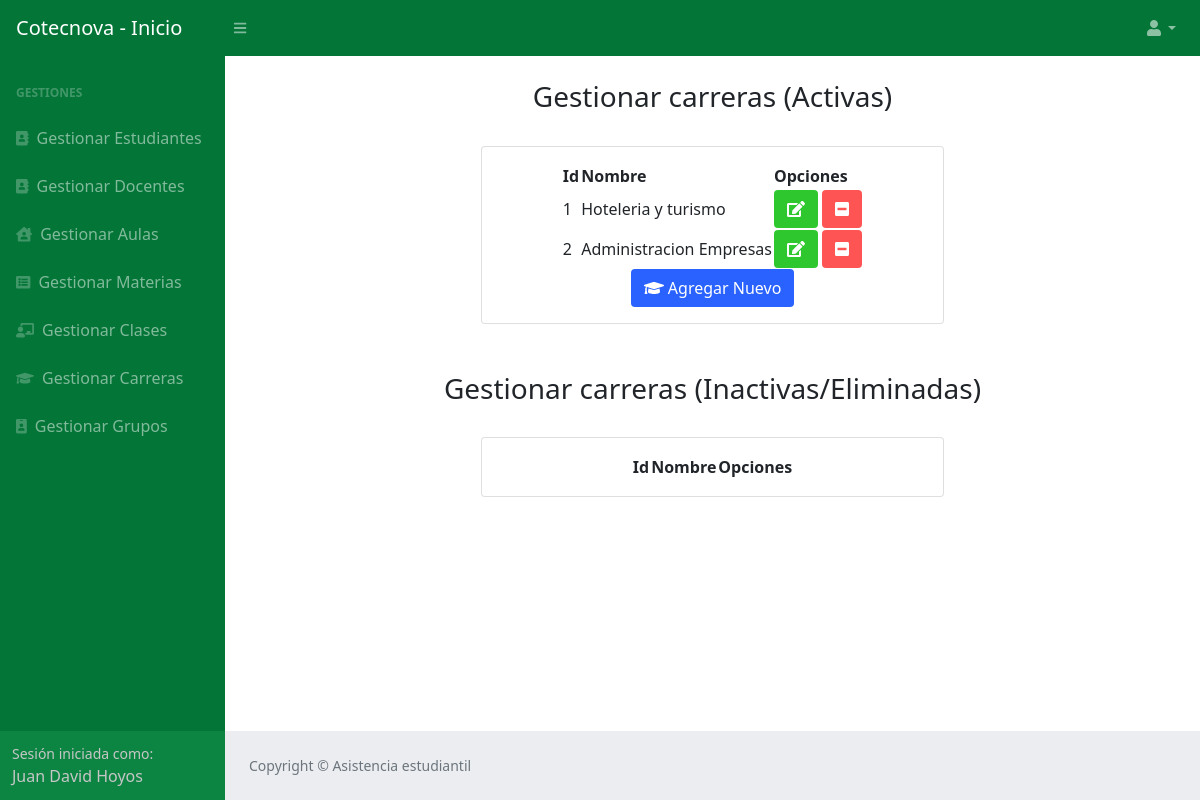
Page /gestion_carrera.php (signed in) on the committed database.
### tables this page shows
CREATE TABLE `carrera` (
  `id_carrera` int(11) NOT NULL COMMENT 'Id de la carrera',
  `nombre` varchar(45) NOT NULL COMMENT 'Nombre de la carrera',
  `estado` int(11) NOT NULL COMMENT 'Activa o inactiva'
);

### Modelo/MySQL.php (called while the page is built, shortened)
<?php
class MySQL{
    private $hostname  = "localhost";
    private $user = "root";
    private $password = "";
    private $database = "asistencia";
    private $conexion;
    public function conectar(){
        $this->conexion = mysqli_connect($this->hostname, $this->user, $this->password, $this->database);
    }
    public function efectuarConsulta($consulta){
        mysqli_query($this->conexion, "SET lc_time_names = 'es_ES'" );
        mysqli_query($this->conexion, "SET NAMES 'utf8'");
        mysqli_query($this->conexion, "SET CHARACTER 'utf8'");
       $this->resultadoConsulta = mysqli_query($this->conexion, $consulta);
        return $this->resultadoConsulta;
    }
}

### gestion_carrera.php (the view, shortened to what this page needs)
<!DOCTYPE html>
<html lang="en">
<head>
    <link href="css/style2.css" rel="stylesheet" />
    <link href="css/styles.css" rel="stylesheet" />
</head>
<body class="sb-nav-fixed">
    <div id="container">
        <?php
        if (isset($_SESSION['tipousuario'])) {
            include("header_index.php");
        ?>
    </div>
    <?php
            require_once 'Modelo/MySQL.php';
            $mysql = new MySQL;
            $mysql->conectar();
            if (isset($_SESSION['idAdministrador'])) {
                $MostrarDatos = $mysql->efectuarConsulta("SELECT asistencia.carrera.id_carrera, asistencia.carrera.nombre from carrera where asistencia.carrera.estado = 1");
            }
            if ($_SESSION['tipousuario'] == 3) {
    ?>
        <div id="layoutSidenav">
            <div id="layoutSidenav_content">
            <main>
                <div class="container-fluid px-4">
                <br>
                <center>
                    <h3>Gestionar carreras (Activas)</h3>
                    <br>
                </center>
                    <div class="row">
                        <center>
                        <div class="card mb-10 col-md-6 col-md-offset-3">
                            <div class="card-body">
                                    <table id="datatablesSimple">
                                        <thead>
                                            <tr>
                                            <th>Id</th>
                                            <th>Nombre</th>
                                            <th>Opciones</th>
                                            </tr>
                                        </thead>
                                        <tbody>
                                        <tr>
                                            <?php
                                            while ($valores1 = mysqli_fetch_assoc($MostrarDatos)) {
                                            $id_carrera = $valores1 ['id_carrera'];
                                            ?>
                                            <td><?php echo $valores1['id_carrera'] ?></td>
                                            <td><?php echo $valores1['nombre'] ?></td>
                                            <td>
                                                <div class="text-center">
                                                <a class="btn" style="background-color: #2EC82E;color: white" href='update_carreras2.php?id_carrera=<?php echo $id_carrera; ?>' role="button"><i class="fas fa-edit"></i></a>
                                                <a class="btn" style="background-color: #FF5454;color: white" href='Controlador/delete_carrera.php?id_carrera=<?php echo $id_carrera; ?>' role="button"><i class="fas fa-minus-square"></i></a>
                                                </div>
                                            </td>
                                        </tr>
                                        <?php
                                            }
                                        ?>
                                        </tbody>
                                    </table>
                                    <a class="btn" style="background-color: #2962FF;color: white" href="registro_carrera.php" role="button"><i class="fas fa-graduation-cap"></i> Agregar Nuevo</a>
                                </div>
                            </center>
                        </div>
                        <br><br>
                        <center>
                            <h3>Gestionar carreras (Inactivas/Eliminadas)</h3>
                            <br>
                        </center>
                        <div class="row">
                            <center>
                            <div class="card mb-10 col-md-6 col-md-offset-3">
                            <div class="card-body">
                                    <table id="datatablesSimple2">
                                        <thead>
                                            <tr>
                                            <th>Id</th>
                                            <th>Nombre</th>
                                            <th>Opciones</th>
                                            </tr>
                                        </thead>
                                    </table>
                                </div>
                            </center>
                        </div>
                        <br><br>
                    </div>
                </main>
                <footer class="py-4 bg-light mt-auto">
                    <div class="container-fluid px-4">
                        <div class="d-flex align-items-center justify-content-between small">
                            <div class="text-muted">Copyright &copy; Asistencia estudiantil</div>
                        </div>
                    </div>
                </footer>
            </div>
        </div>
    <?php
            }
    ?>
<?php
        } else {
            header("refresh:0;url=login.php");
        }
?>
</body>
</html>

### rows in the picture
carrera: id_carrera "1", nombre "Hoteleria y turismo"
carrera: id_carrera "2", nombre "Administracion Empresas"

### other values in the picture
$_SESSION['nombre'] "Juan David"
$_SESSION['apellido'] "Hoyos"
